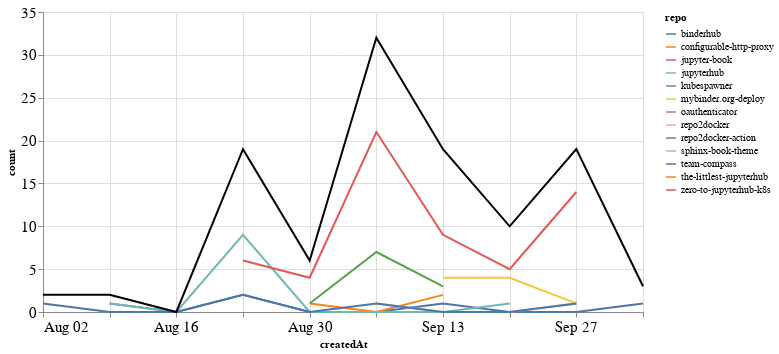

Notebook cell for this chart:
### Markdown cell above
## Comments

### Code cell
comments_time = comments.groupby('repo').resample('W', on='createdAt').count()['author'].reset_index()
comments_time = comments_time.rename(columns={'author': 'count'})
comments_time_total = comments_time.groupby('createdAt').agg({"count": "sum"}).reset_index()
ch1 = alt.Chart(comments_time, width=600).mark_line().encode(
    x='createdAt',
    y='count',
    color='repo',
    tooltip="repo"
)

ch2 = alt.Chart(comments_time_total, width=600).mark_line(color="black").encode(
    x='createdAt',
    y='count',
)

ch1 + ch2

### Figure 1 — Vega-Lite specification as saved in the notebook (floating-point values rounded to 4 significant figures)
{"config": {"axisLeft": {"labelFontSize": 15}, "axisBottom": {"labelFontSize": 15}}, "layer": [{"data": {"name": "data-171e38c988899ffd3eea91ff308dda26"}, "mark": "line", "encoding": {"color": {"type": "nominal", "field": "repo"}, "tooltip": {"type": "nominal", "field": "repo"}, "x": {"type": "temporal", "field": "createdAt"}, "y": {"type": "quantitative", "field": "count"}}, "width": 600}, {"data": {"name": "data-a21cedc3d1ebfa1a16021abb6efdb3e4"}, "mark": {"type": "line", "color": "black"}, "encoding": {"x": {"type": "temporal", "field": "createdAt"}, "y": {"type": "quantitative", "field": "count"}}, "width": 600}], "$schema": "https://vega.github.io/schema/vega-lite/v4.8.1.json", "datasets": {"data-171e38c988899ffd3eea91ff308dda26": [{"repo": "binderhub", "createdAt": "2020-08-09T00:00:00", "count": 1}, {"repo": "binderhub", "createdAt": "2020-08-16T00:00:00", "count": 0}, {"repo": "binderhub", "createdAt": "2020-08-23T00:00:00", "count": 2}, {"repo": "binderhub", "createdAt": "2020-08-30T00:00:00", "count": 0}, {"repo": "binderhub", "createdAt": "2020-09-06T00:00:00", "count": 0}, {"repo": "binderhub", "createdAt": "2020-09-13T00:00:00", "count": 1}, {"repo": "binderhub", "createdAt": "2020-09-20T00:00:00", "count": 0}, {"repo": "binderhub", "createdAt": "2020-09-27T00:00:00", "count": 0}, {"repo": "binderhub", "createdAt": "2020-10-04T00:00:00", "count": 1}, {"repo": "configurable-http-proxy", "createdAt": "2020-08-30T00:00:00", "count": 1}, {"repo": "configurable-http-proxy", "createdAt": "2020-09-06T00:00:00", "count": 0}, {"repo": "configurable-http-proxy", "createdAt": "2020-09-13T00:00:00", "count": 2}, {"repo": "jupyter-book", "createdAt": "2020-10-04T00:00:00", "count": 2}, {"repo": "jupyterhub", "createdAt": "2020-08-09T00:00:00", "count": 1}, {"repo": "jupyterhub", "createdAt": "2020-08-16T00:00:00", "count": 0}, {"repo": "jupyterhub", "createdAt": "2020-08-23T00:00:00", "count": 9}, {"repo": "jupyterhub", "createdAt": "2020-08-30T00:00:00", "count": 0}, {"repo": "jupyterhub", "createdAt": "2020-09-06T00:00:00", "count": 0}, {"repo": "jupyterhub", "createdAt": "2020-09-13T00:00:00", "count": 0}, {"repo": "jupyterhub", "createdAt": "2020-09-20T00:00:00", "count": 1}, {"repo": "kubespawner", "createdAt": "2020-08-30T00:00:00", "count": 1}, {"repo": "kubespawner", "createdAt": "2020-09-06T00:00:00", "count": 7}, {"repo": "kubespawner", "createdAt": "2020-09-13T00:00:00", "count": 3}, {"repo": "mybinder.org-deploy", "createdAt": "2020-09-13T00:00:00", "count": 4}, {"repo": "mybinder.org-deploy", "createdAt": "2020-09-20T00:00:00", "count": 4}, {"repo": "mybinder.org-deploy", "createdAt": "2020-09-27T00:00:00", "count": 1}, {"repo": "oauthenticator", "createdAt": "2020-09-06T00:00:00", "count": 1}, {"repo": "repo2docker", "createdAt": "2020-09-06T00:00:00", "count": 1}, {"repo": "repo2docker", "createdAt": "2020-09-13T00:00:00", "count": 0}, {"repo": "repo2docker", "createdAt": "2020-09-20T00:00:00", "count": 0}, {"repo": "repo2docker", "createdAt": "2020-09-27T00:00:00", "count": 1}, {"repo": "repo2docker-action", "createdAt": "2020-08-02T00:00:00", "count": 1}, {"repo": "sphinx-book-theme", "createdAt": "2020-09-27T00:00:00", "count": 2}, {"repo": "team-compass", "createdAt": "2020-08-02T00:00:00", "count": 1}, {"repo": "team-compass", "createdAt": "2020-08-09T00:00:00", "count": 0}, {"repo": "team-compass", "createdAt": "2020-08-16T00:00:00", "count": 0}, {"repo": "team-compass", "createdAt": "2020-08-23T00:00:00", "count": 2}, {"repo": "team-compass", "createdAt": "2020-08-30T00:00:00", "count": 0}, {"repo": "team-compass", "createdAt": "2020-09-06T00:00:00", "count": 1}, {"repo": "team-compass", "createdAt": "2020-09-13T00:00:00", "count": 0}, {"repo": "team-compass", "createdAt": "2020-09-20T00:00:00", "count": 0}, {"repo": "team-compass", "createdAt": "2020-09-27T00:00:00", "count": 1}, {"repo": "the-littlest-jupyterhub", "createdAt": "2020-09-06T00:00:00", "count": 1}, {"repo": "zero-to-jupyterhub-k8s", "createdAt": "2020-08-23T00:00:00", "count": 6}, {"repo": "zero-to-jupyterhub-k8s", "createdAt": "2020-08-30T00:00:00", "count": 4}, {"repo": "zero-to-jupyterhub-k8s", "createdAt": "2020-09-06T00:00:00", "count": 21}, {"repo": "zero-to-jupyterhub-k8s", "createdAt": "2020-09-13T00:00:00", "count": 9}, {"repo": "zero-to-jupyterhub-k8s", "createdAt": "2020-09-20T00:00:00", "count": 5}, {"repo": "zero-to-jupyterhub-k8s", "createdAt": "2020-09-27T00:00:00", "count": 14}], "data-a21cedc3d1ebfa1a16021abb6efdb3e4": [{"createdAt": "2020-08-02T00:00:00", "count": 2}, {"createdAt": "2020-08-09T00:00:00", "count": 2}, {"createdAt": "2020-08-16T00:00:00", "count": 0}, {"createdAt": "2020-08-23T00:00:00", "count": 19}, {"createdAt": "2020-08-30T00:00:00", "count": 6}, {"createdAt": "2020-09-06T00:00:00", "count": 32}, {"createdAt": "2020-09-13T00:00:00", "count": 19}, {"createdAt": "2020-09-20T00:00:00", "count": 10}, {"createdAt": "2020-09-27T00:00:00", "count": 19}, {"createdAt": "2020-10-04T00:00:00", "count": 3}]}}
